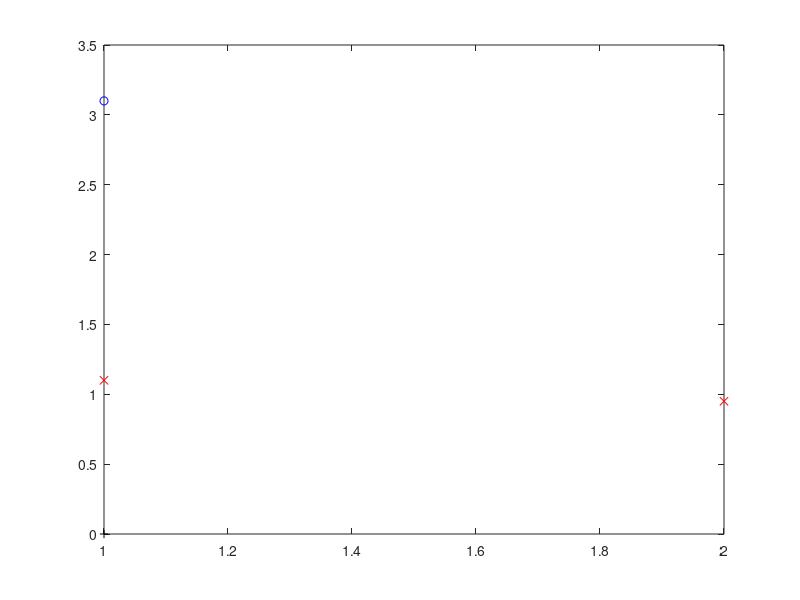

MATLAB code to generate this figure: (Note: this script raises an error after producing the figure.)
% makeModel.m
%
% Build state-space model for the system to which we'll apply MPC.
%
% -- Changelog --
% 2023.05.02 | Created | Wesley Hileman

clear; close all; clc;

% Generate model.
A = [1.1 2.0; 0 0.95];
B = [0; 0.0787];
C = [-1 1];
sys = ss(A,B,C,0);
poleOL = eig(A);
zeroOL = zero(sys);
save('MODEL.mat','sys','poleOL','zeroOL');

% Plot open-loop poles/zeros!
figure;
plot(complex(poleOL),'rx'); hold on;
plot(complex(zeroOL),'bo');
plot(complex(0+0j),'k+'); % origin
xline(0);
yline(0);
title('Open-Loop Pole/Zero Map');
xlabel('Re(s)');
ylabel('Im(s)');
setAxesNyquist;
thesisFormat;

% Plot open-loop step response.
